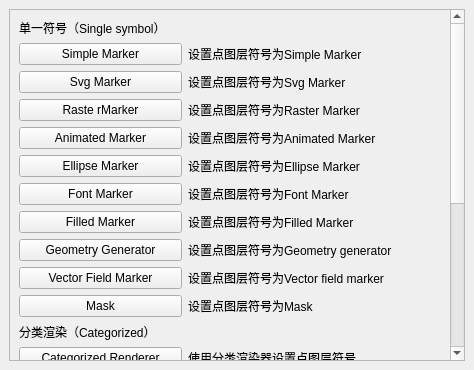
<?xml version="1.0" encoding="UTF-8"?>
<ui version="4.0">
 <class>SymbolDockWidget</class>
 <widget class="QDockWidget" name="SymbolDockWidget">
  <property name="geometry">
   <rect>
    <x>0</x>
    <y>0</y>
    <width>474</width>
    <height>370</height>
   </rect>
  </property>
  <property name="windowTitle">
   <string>矢量点要素符号化测试</string>
  </property>
  <widget class="QWidget" name="dockWidgetContents">
   <layout class="QGridLayout" name="gridLayout">
    <item row="0" column="0">
     <widget class="QScrollArea" name="scrollArea">
      <property name="widgetResizable">
       <bool>true</bool>
      </property>
      <widget class="QWidget" name="scrollAreaWidgetContents">
       <property name="geometry">
        <rect>
         <x>0</x>
         <y>-394</y>
         <width>490</width>
         <height>711</height>
        </rect>
       </property>
       <layout class="QGridLayout" name="gridLayout_2" columnstretch="1,2">
        <item row="8" column="1">
         <widget class="QLabel" name="label_8">
          <property name="text">
           <string>设置点图层符号为Geometry generator</string>
          </property>
         </widget>
        </item>
        <item row="10" column="1">
         <widget class="QLabel" name="label_10">
          <property name="text">
           <string>设置点图层符号为Mask</string>
          </property>
         </widget>
        </item>
        <item row="1" column="1">
         <widget class="QLabel" name="label">
          <property name="text">
           <string>设置点图层符号为Simple Marker</string>
          </property>
         </widget>
        </item>
        <item row="5" column="1">
         <widget class="QLabel" name="label_5">
          <property name="text">
           <string>设置点图层符号为Ellipse Marker</string>
          </property>
         </widget>
        </item>
        <item row="4" column="1">
         <widget class="QLabel" name="label_4">
          <property name="text">
           <string>设置点图层符号为Animated Marker</string>
          </property>
         </widget>
        </item>
        <item row="17" column="0">
         <widget class="QPushButton" name="pushButton_pointRuleBased">
          <property name="text">
           <string>RuleBased Renderer</string>
          </property>
         </widget>
        </item>
        <item row="8" column="0">
         <widget class="QPushButton" name="pushButton_pointGeometryGenerator">
          <property name="text">
           <string>Geometry Generator</string>
          </property>
         </widget>
        </item>
        <item row="16" column="0">
         <widget class="QLabel" name="label_16">
          <property name="text">
           <string>基于规则渲染（Rule-based）</string>
          </property>
         </widget>
        </item>
        <item row="19" column="1">
         <widget class="QLabel" name="label_19">
          <property name="text">
           <string>使用点分布渲染器</string>
          </property>
         </widget>
        </item>
        <item row="0" column="0" colspan="2">
         <widget class="QLabel" name="label_11">
          <property name="text">
           <string>单一符号（Single symbol）</string>
          </property>
         </widget>
        </item>
        <item row="5" column="0">
         <widget class="QPushButton" name="pushButton_pointEllipseMarker">
          <property name="text">
           <string>Ellipse Marker</string>
          </property>
         </widget>
        </item>
        <item row="7" column="1">
         <widget class="QLabel" name="label_7">
          <property name="text">
           <string>设置点图层符号为Filled Marker</string>
          </property>
         </widget>
        </item>
        <item row="20" column="0" colspan="2">
         <widget class="QLabel" name="label_20">
          <property name="text">
           <string>点聚合（Point cluster）</string>
          </property>
         </widget>
        </item>
        <item row="6" column="0">
         <widget class="QPushButton" name="pushButton_pointFontMarker">
          <property name="text">
           <string>Font Marker</string>
          </property>
         </widget>
        </item>
        <item row="3" column="0">
         <widget class="QPushButton" name="pushButton_pointRasterMarker">
          <property name="text">
           <string>Raste rMarker</string>
          </property>
         </widget>
        </item>
        <item row="2" column="0">
         <widget class="QPushButton" name="pushButton_pointSvgMarker">
          <property name="text">
           <string>Svg Marker</string>
          </property>
         </widget>
        </item>
        <item row="13" column="0">
         <widget class="QPushButton" name="pushButton_pointCategorized">
          <property name="text">
           <string>Categorized Renderer</string>
          </property>
         </widget>
        </item>
        <item row="15" column="1">
         <widget class="QLabel" name="label_15">
          <property name="text">
           <string>使用分级渲染器设置点图层符号</string>
          </property>
         </widget>
        </item>
        <item row="21" column="1">
         <widget class="QLabel" name="label_21">
          <property name="text">
           <string>使用点聚合渲染器</string>
          </property>
         </widget>
        </item>
        <item row="2" column="1">
         <widget class="QLabel" name="label_2">
          <property name="text">
           <string>设置点图层符号为Svg Marker</string>
          </property>
         </widget>
        </item>
        <item row="1" column="0">
         <widget class="QPushButton" name="pushButton_pointSimpleMarker">
          <property name="text">
           <string>Simple Marker</string>
          </property>
         </widget>
        </item>
        <item row="7" column="0">
         <widget class="QPushButton" name="pushButton_pointFilledMarker">
          <property name="text">
           <string>Filled Marker</string>
          </property>
         </widget>
        </item>
        <item row="14" column="0">
         <widget class="QLabel" name="label_14">
          <property name="text">
           <string>分级渲染（Graduated）</string>
          </property>
         </widget>
        </item>
        <item row="19" column="0">
         <widget class="QPushButton" name="pushButton_pointDisplacement">
          <property name="text">
           <string>Point displacement Renderer</string>
          </property>
         </widget>
        </item>
        <item row="9" column="0">
         <widget class="QPushButton" name="pushButton_pointVectorFieldMarker">
          <property name="text">
           <string>Vector Field Marker</string>
          </property>
         </widget>
        </item>
        <item row="3" column="1">
         <widget class="QLabel" name="label_3">
          <property name="text">
           <string>设置点图层符号为Raster Marker</string>
          </property>
         </widget>
        </item>
        <item row="13" column="1">
         <widget class="QLabel" name="label_13">
          <property name="text">
           <string>使用分类渲染器设置点图层符号</string>
          </property>
         </widget>
        </item>
        <item row="17" column="1">
         <widget class="QLabel" name="label_17">
          <property name="text">
           <string>使用基于规则的渲染器</string>
          </property>
         </widget>
        </item>
        <item row="4" column="0">
         <widget class="QPushButton" name="pushButton_pointAnimatedMarker">
          <property name="text">
           <string>Animated Marker</string>
          </property>
         </widget>
        </item>
        <item row="22" column="0">
         <widget class="QLabel" name="label_22">
          <property name="text">
           <string>热度图（Heatmap）</string>
          </property>
         </widget>
        </item>
        <item row="6" column="1">
         <widget class="QLabel" name="label_6">
          <property name="text">
           <string>设置点图层符号为Font Marker</string>
          </property>
         </widget>
        </item>
        <item row="10" column="0">
         <widget class="QPushButton" name="pushButton_pointMask">
          <property name="text">
           <string>Mask</string>
          </property>
         </widget>
        </item>
        <item row="11" column="0" colspan="2">
         <widget class="QLabel" name="label_12">
          <property name="text">
           <string>分类渲染（Categorized）</string>
          </property>
         </widget>
        </item>
        <item row="15" column="0">
         <widget class="QPushButton" name="pushButton_pointGraduated">
          <property name="text">
           <string>Graduated Renderer</string>
          </property>
         </widget>
        </item>
        <item row="18" column="0">
         <widget class="QLabel" name="label_18">
          <property name="text">
           <string>点分布（Point displacement）</string>
          </property>
         </widget>
        </item>
        <item row="21" column="0">
         <widget class="QPushButton" name="pushButton_pointCluster">
          <property name="text">
           <string>Point cluster</string>
          </property>
         </widget>
        </item>
        <item row="9" column="1">
         <widget class="QLabel" name="label_9">
          <property name="text">
           <string>设置点图层符号为Vector field marker</string>
          </property>
         </widget>
        </item>
        <item row="23" column="0">
         <widget class="QPushButton" name="pushButton_pointHeatmap">
          <property name="text">
           <string>Heatmap</string>
          </property>
         </widget>
        </item>
        <item row="23" column="1">
         <widget class="QLabel" name="label_23">
          <property name="text">
           <string>使用热度图（Heatmap）渲染</string>
          </property>
         </widget>
        </item>
       </layout>
      </widget>
     </widget>
    </item>
   </layout>
  </widget>
 </widget>
 <resources/>
 <connections/>
</ui>
